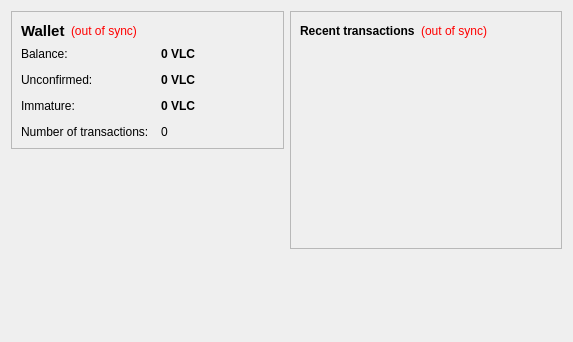
<?xml version="1.0" encoding="UTF-8"?>
<ui version="4.0">
 <class>OverviewPage</class>
 <widget class="QWidget" name="OverviewPage">
  <property name="geometry">
   <rect>
    <x>0</x>
    <y>0</y>
    <width>573</width>
    <height>342</height>
   </rect>
  </property>
  <property name="windowTitle">
   <string>Form</string>
  </property>
  <layout class="QHBoxLayout" name="horizontalLayout" stretch="1,1">
   <item>
    <layout class="QVBoxLayout" name="verticalLayout_2">
     <item>
      <widget class="QFrame" name="frame">
       <property name="frameShape">
        <enum>QFrame::StyledPanel</enum>
       </property>
       <property name="frameShadow">
        <enum>QFrame::Raised</enum>
       </property>
       <layout class="QVBoxLayout" name="verticalLayout_4">
        <item>
         <layout class="QHBoxLayout" name="horizontalLayout_4">
          <item>
           <widget class="QLabel" name="label_5">
            <property name="font">
             <font>
              <pointsize>11</pointsize>
              <weight>75</weight>
              <bold>true</bold>
             </font>
            </property>
            <property name="text">
             <string>Wallet</string>
            </property>
           </widget>
          </item>
          <item>
           <widget class="QLabel" name="labelWalletStatus">
            <property name="toolTip">
             <string>The displayed information may be out of date. Your wallet automatically synchronizes with the Valuecoin network after a connection is established, but this process has not completed yet.</string>
            </property>
            <property name="styleSheet">
             <string notr="true">QLabel { color: red; }</string>
            </property>
            <property name="text">
             <string notr="true">(out of sync)</string>
            </property>
            <property name="alignment">
             <set>Qt::AlignLeading|Qt::AlignLeft|Qt::AlignVCenter</set>
            </property>
           </widget>
          </item>
          <item>
           <spacer name="horizontalSpacer_2">
            <property name="orientation">
             <enum>Qt::Horizontal</enum>
            </property>
            <property name="sizeHint" stdset="0">
             <size>
              <width>40</width>
              <height>20</height>
             </size>
            </property>
           </spacer>
          </item>
         </layout>
        </item>
        <item>
         <layout class="QFormLayout" name="formLayout_2">
          <property name="fieldGrowthPolicy">
           <enum>QFormLayout::AllNonFixedFieldsGrow</enum>
          </property>
          <property name="horizontalSpacing">
           <number>12</number>
          </property>
          <property name="verticalSpacing">
           <number>12</number>
          </property>
          <item row="0" column="0">
           <widget class="QLabel" name="label">
            <property name="text">
             <string>Balance:</string>
            </property>
           </widget>
          </item>
          <item row="0" column="1">
           <widget class="QLabel" name="labelBalance">
            <property name="font">
             <font>
              <weight>75</weight>
              <bold>true</bold>
             </font>
            </property>
            <property name="cursor">
             <cursorShape>IBeamCursor</cursorShape>
            </property>
            <property name="toolTip">
             <string>Your current balance</string>
            </property>
            <property name="text">
             <string notr="true">0 VLC</string>
            </property>
            <property name="textInteractionFlags">
             <set>Qt::LinksAccessibleByMouse|Qt::TextSelectableByKeyboard|Qt::TextSelectableByMouse</set>
            </property>
           </widget>
          </item>
          <item row="1" column="0">
           <widget class="QLabel" name="label_3">
            <property name="text">
             <string>Unconfirmed:</string>
            </property>
           </widget>
          </item>
          <item row="1" column="1">
           <widget class="QLabel" name="labelUnconfirmed">
            <property name="font">
             <font>
              <weight>75</weight>
              <bold>true</bold>
             </font>
            </property>
            <property name="cursor">
             <cursorShape>IBeamCursor</cursorShape>
            </property>
            <property name="toolTip">
             <string>Total of transactions that have yet to be confirmed, and do not yet count toward the current balance</string>
            </property>
            <property name="text">
             <string notr="true">0 VLC</string>
            </property>
            <property name="textInteractionFlags">
             <set>Qt::LinksAccessibleByMouse|Qt::TextSelectableByKeyboard|Qt::TextSelectableByMouse</set>
            </property>
           </widget>
          </item>
          <item row="3" column="0">
           <widget class="QLabel" name="label_2">
            <property name="text">
             <string>Number of transactions:</string>
            </property>
           </widget>
          </item>
          <item row="3" column="1">
           <widget class="QLabel" name="labelNumTransactions">
            <property name="toolTip">
             <string>Total number of transactions in wallet</string>
            </property>
            <property name="text">
             <string notr="true">0</string>
            </property>
           </widget>
          </item>
          <item row="2" column="0">
           <widget class="QLabel" name="labelImmatureText">
            <property name="text">
             <string>Immature:</string>
            </property>
           </widget>
          </item>
          <item row="2" column="1">
           <widget class="QLabel" name="labelImmature">
            <property name="font">
             <font>
              <weight>75</weight>
              <bold>true</bold>
             </font>
            </property>
            <property name="toolTip">
             <string>Mined balance that has not yet matured</string>
            </property>
            <property name="text">
             <string notr="true">0 VLC</string>
            </property>
            <property name="textInteractionFlags">
             <set>Qt::LinksAccessibleByMouse|Qt::TextSelectableByKeyboard|Qt::TextSelectableByMouse</set>
            </property>
           </widget>
          </item>
         </layout>
        </item>
       </layout>
      </widget>
     </item>
     <item>
      <spacer name="verticalSpacer">
       <property name="orientation">
        <enum>Qt::Vertical</enum>
       </property>
       <property name="sizeHint" stdset="0">
        <size>
         <width>20</width>
         <height>40</height>
        </size>
       </property>
      </spacer>
     </item>
    </layout>
   </item>
   <item>
    <layout class="QVBoxLayout" name="verticalLayout_3">
     <item>
      <widget class="QFrame" name="frame_2">
       <property name="frameShape">
        <enum>QFrame::StyledPanel</enum>
       </property>
       <property name="frameShadow">
        <enum>QFrame::Raised</enum>
       </property>
       <layout class="QVBoxLayout" name="verticalLayout">
        <item>
         <layout class="QHBoxLayout" name="horizontalLayout_2">
          <item>
           <widget class="QLabel" name="label_4">
            <property name="text">
             <string>&lt;b&gt;Recent transactions&lt;/b&gt;</string>
            </property>
           </widget>
          </item>
          <item>
           <widget class="QLabel" name="labelTransactionsStatus">
            <property name="toolTip">
             <string>The displayed information may be out of date. Your wallet automatically synchronizes with the Valuecoin network after a connection is established, but this process has not completed yet.</string>
            </property>
            <property name="styleSheet">
             <string notr="true">QLabel { color: red; }</string>
            </property>
            <property name="text">
             <string notr="true">(out of sync)</string>
            </property>
            <property name="alignment">
             <set>Qt::AlignRight|Qt::AlignTrailing|Qt::AlignVCenter</set>
            </property>
           </widget>
          </item>
          <item>
           <spacer name="horizontalSpacer">
            <property name="orientation">
             <enum>Qt::Horizontal</enum>
            </property>
            <property name="sizeHint" stdset="0">
             <size>
              <width>40</width>
              <height>20</height>
             </size>
            </property>
           </spacer>
          </item>
         </layout>
        </item>
        <item>
         <widget class="QListView" name="listTransactions">
          <property name="styleSheet">
           <string notr="true">QListView { background: transparent; }</string>
          </property>
          <property name="frameShape">
           <enum>QFrame::NoFrame</enum>
          </property>
          <property name="verticalScrollBarPolicy">
           <enum>Qt::ScrollBarAlwaysOff</enum>
          </property>
          <property name="horizontalScrollBarPolicy">
           <enum>Qt::ScrollBarAlwaysOff</enum>
          </property>
          <property name="selectionMode">
           <enum>QAbstractItemView::NoSelection</enum>
          </property>
         </widget>
        </item>
       </layout>
      </widget>
     </item>
     <item>
      <spacer name="verticalSpacer_2">
       <property name="orientation">
        <enum>Qt::Vertical</enum>
       </property>
       <property name="sizeHint" stdset="0">
        <size>
         <width>20</width>
         <height>40</height>
        </size>
       </property>
      </spacer>
     </item>
    </layout>
   </item>
  </layout>
 </widget>
 <resources/>
 <connections/>
</ui>
